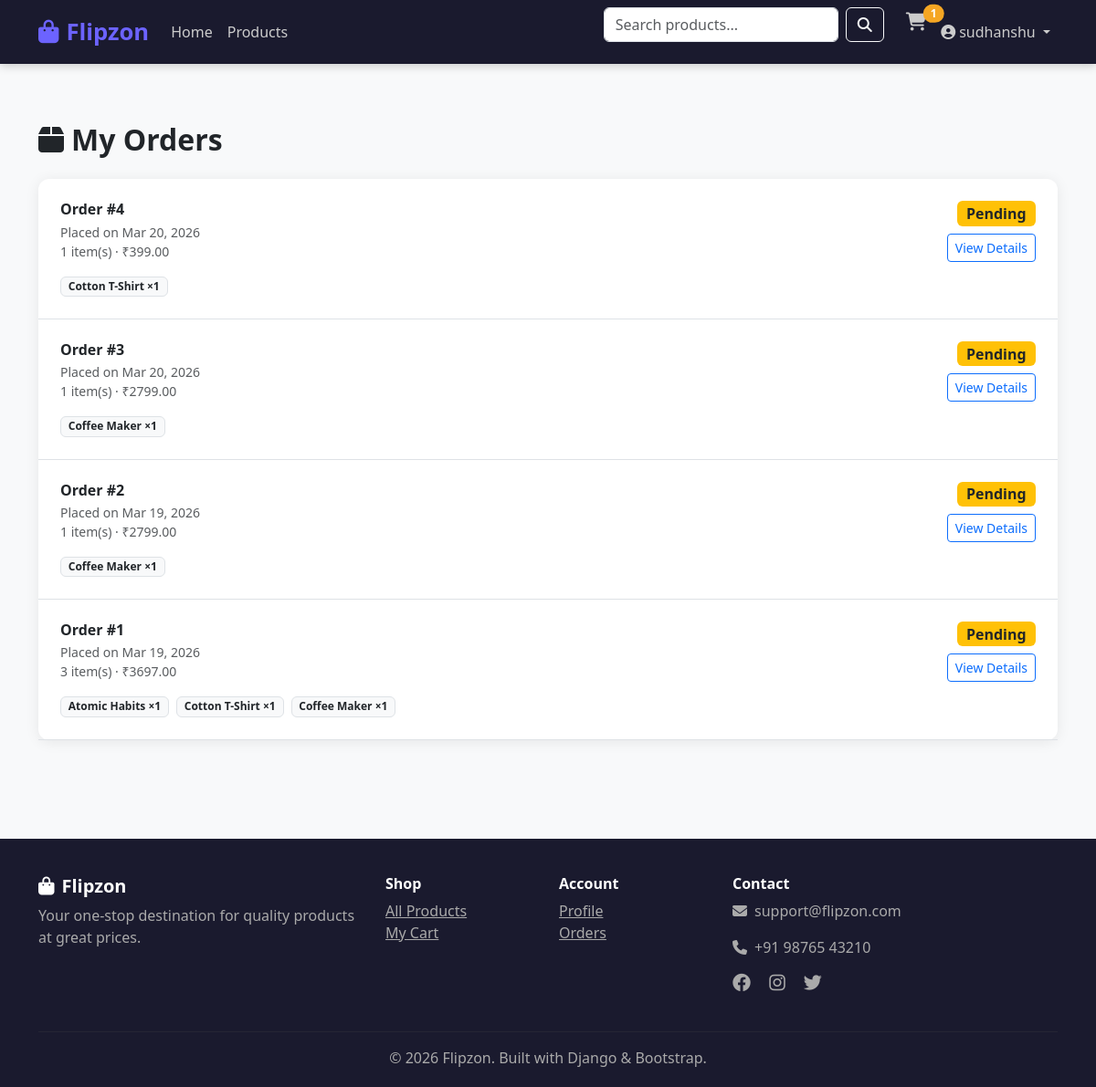
The page /orders/my-orders/ (signed in) on the database its author committed.
### orders/models.py (models this page shows, shortened)
class Order(models.Model):
    STATUS_CHOICES = [
        ('pending', 'Pending'),
        ('processing', 'Processing'),
        ('shipped', 'Shipped'),
        ('delivered', 'Delivered'),
        ('cancelled', 'Cancelled'),
    ]
    PAYMENT_CHOICES = [
        ('cod', 'Cash on Delivery'),
        ('online', 'Online Payment'),
    ]
    user = models.ForeignKey(User, on_delete=models.CASCADE, related_name='orders')
    status = models.CharField(max_length=20, choices=STATUS_CHOICES, default='pending')
    payment_method = models.CharField(max_length=20, choices=PAYMENT_CHOICES, default='cod')
    payment_status = models.BooleanField(default=False)
    total_amount = models.DecimalField(max_digits=10, decimal_places=2)
    full_name = models.CharField(max_length=200)
    email = models.EmailField()
    phone = models.CharField(max_length=15)
    address = models.TextField()
    city = models.CharField(max_length=100)
    state = models.CharField(max_length=100)
    pincode = models.CharField(max_length=10)
    created_at = models.DateTimeField(auto_now_add=True)
    updated_at = models.DateTimeField(auto_now=True)
    class Meta:
        ordering = ['-created_at']

class OrderItem(models.Model):
    order = models.ForeignKey(Order, on_delete=models.CASCADE, related_name='items')
    product = models.ForeignKey(Product, on_delete=models.SET_NULL, null=True)
    product_name = models.CharField(max_length=200)
    price = models.DecimalField(max_digits=10, decimal_places=2)
    quantity = models.PositiveIntegerField()

### orders/views.py (the view)
# urls.py: path('my-orders/', views.order_list, name='order_list'),
@login_required
def order_list(request):
    orders = Order.objects.filter(user=request.user)
    return render(request, 'orders/order_list.html', {'orders': orders})

### cart/context_processors.py (called while the page is built)
def cart_count(request):
    count = 0
    try:
        if request.user.is_authenticated:
            cart = Cart.objects.filter(user=request.user).first()
        else:
            session_key = request.session.session_key
            cart = Cart.objects.filter(session_key=session_key).first() if session_key else None
        if cart:
            count = cart.total_items
    except Exception:
        pass
    return {'cart_count': count}

### cart/models.py (called while the page is built)
    @property
    def total_items(self):
        return sum(item.quantity for item in self.items.all())

### templates/orders/order_list.html (shortened to what this page needs)
{% extends 'base.html' %}
{% block content %}
<div class="container py-5">
    <h2 class="fw-bold mb-4"><i class="fas fa-box me-2"></i>My Orders</h2>
    {% if orders %}
    <div class="card">
        <div class="card-body p-0">
            {% for order in orders %}
            <div class="p-4 border-bottom">
                <div class="d-flex justify-content-between align-items-start flex-wrap gap-3">
                    <div>
                        <h6 class="fw-bold mb-1">Order #{{ order.id }}</h6>
                        <small class="text-muted">Placed on {{ order.created_at|date:"M d, Y" }}</small><br>
                        <small class="text-muted">{{ order.items.count }} item(s) · ₹{{ order.total_amount }}</small>
                    </div>
                    <div class="text-end">
                        {% if order.status == 'pending' %}<span class="badge bg-warning text-dark fs-6">Pending</span>
                        {% elif order.status == 'processing' %}<span class="badge bg-info fs-6">Processing</span>
                        {% elif order.status == 'shipped' %}<span class="badge bg-primary fs-6">Shipped</span>
                        {% elif order.status == 'delivered' %}<span class="badge bg-success fs-6">Delivered</span>
                        {% elif order.status == 'cancelled' %}<span class="badge bg-danger fs-6">Cancelled</span>
                        {% endif %}
                        <br>
                        <a href="{% url 'orders:order_detail' order.id %}" class="btn btn-sm btn-outline-primary mt-2">View Details</a>
                    </div>
                </div>
                <div class="mt-3 d-flex gap-2 flex-wrap">
                    {% for item in order.items.all|slice:":3" %}
                    <span class="badge bg-light text-dark border">{{ item.product_name }} ×{{ item.quantity }}</span>
                    {% endfor %}
                </div>
            </div>
            {% endfor %}
        </div>
    </div>
    {% endif %}
</div>
{% endblock %}

### templates/base.html (shortened to what this page needs)
<head>
    {% load static %}
    <link href="https://cdn.jsdelivr.net/npm/bootstrap@5.3.0/dist/css/bootstrap.min.css" rel="stylesheet">
    <link href="https://cdnjs.cloudflare.com/ajax/libs/font-awesome/6.4.0/css/all.min.css" rel="stylesheet">
    <link rel="stylesheet" href="{% static 'css/style.css' %}">
</head>
<body>
<nav class="navbar navbar-expand-lg navbar-dark sticky-top">
    <div class="container">
        <a class="navbar-brand" href="{% url 'store:home' %}">
            <i class="fas fa-shopping-bag me-2"></i>Flipzon
        </a>
        <div class="collapse navbar-collapse" id="navMenu">
            <ul class="navbar-nav me-auto">
                <li class="nav-item"><a class="nav-link" href="{% url 'store:home' %}">Home</a></li>
                <li class="nav-item"><a class="nav-link" href="{% url 'store:product_list' %}">Products</a></li>
            </ul>
            <form class="d-flex me-3" action="{% url 'store:product_list' %}" method="get">
                <input class="form-control me-2" type="search" name="q" placeholder="Search products..." value="{{ request.GET.q }}">
                <button class="btn btn-outline-light" type="submit"><i class="fas fa-search"></i></button>
            </form>
            <ul class="navbar-nav">
                <li class="nav-item">
                    <a class="nav-link position-relative" href="{% url 'cart:detail' %}">
                        <i class="fas fa-shopping-cart fa-lg"></i>
                        {% if cart_count > 0 %}
                        <span class="position-absolute top-0 start-100 translate-middle badge rounded-pill badge-cart">{{ cart_count }}</span>
                        {% endif %}
                    </a>
                </li>
                {% if user.is_authenticated %}
                <li class="nav-item dropdown">
                    <a class="nav-link dropdown-toggle" href="#" data-bs-toggle="dropdown">
                        <i class="fas fa-user-circle me-1"></i>{{ user.username }}
                    </a>
                </li>
                {% else %}
                <li class="nav-item"><a class="nav-link" href="{% url 'accounts:login' %}">Login</a></li>
                <li class="nav-item"><a class="btn btn-primary ms-2" href="{% url 'accounts:register' %}">Register</a></li>
                {% endif %}
            </ul>
        </div>
    </div>
</nav>
{% block content %}{% endblock %}
<footer class="footer">
    <div class="container">
        <div class="row">
            <div class="col-md-4 mb-4">
                <h5 class="text-white fw-bold"><i class="fas fa-shopping-bag me-2"></i>Flipzon</h5>
                <p>Your one-stop destination for quality products at great prices.</p>
            </div>
            <div class="col-md-2 mb-4">
                <h6 class="text-white fw-bold">Shop</h6>
                <ul class="list-unstyled">
                    <li><a href="{% url 'store:product_list' %}">All Products</a></li>
                    <li><a href="{% url 'cart:detail' %}">My Cart</a></li>
                </ul>
            </div>
            <div class="col-md-2 mb-4">
                <h6 class="text-white fw-bold">Account</h6>
                <ul class="list-unstyled">
                    {% if user.is_authenticated %}
                    <li><a href="{% url 'accounts:profile' %}">Profile</a></li>
                    <li><a href="{% url 'orders:order_list' %}">Orders</a></li>
                    {% else %}
                    <li><a href="{% url 'accounts:login' %}">Login</a></li>
                    <li><a href="{% url 'accounts:register' %}">Register</a></li>
                    {% endif %}
                </ul>
            </div>
            <div class="col-md-4 mb-4">
                <h6 class="text-white fw-bold">Contact</h6>
                <p><i class="fas fa-envelope me-2"></i>support@flipzon.com</p>
                <p><i class="fas fa-phone me-2"></i>+91 98765 43210</p>
                <div class="mt-2">
                    <a href="#" class="me-3 fs-5"><i class="fab fa-facebook"></i></a>
                    <a href="#" class="me-3 fs-5"><i class="fab fa-instagram"></i></a>
                    <a href="#" class="me-3 fs-5"><i class="fab fa-twitter"></i></a>
                </div>
            </div>
        </div>
        <hr style="border-color:#444">
        <p class="text-center mb-0">&copy; 2026 Flipzon. Built with Django &amp; Bootstrap.</p>
    </div>
</footer>
</body>
</html>

### store/static/css/style.css (style rules this page uses)
body { font-family: 'Segoe UI', sans-serif; background: #f8f9fa; }
.navbar { background: var(--dark) !important; box-shadow: 0 2px 10px rgba(0,0,0,0.2); }
.navbar-brand { font-size: 1.6rem; font-weight: 800; color: var(--primary) !important; }
.navbar .nav-link { color: #ccc !important; transition: 0.3s; }
.card { border: none; border-radius: 12px; box-shadow: 0 2px 15px rgba(0,0,0,0.08); transition: 0.3s; }
.footer { background: var(--dark); color: #aaa; padding: 40px 0 20px; margin-top: 60px; }
.footer a { color: #aaa; }
.badge-cart { background: var(--secondary); color: #fff; }

### rows shown on the page
Order: id "4", created_at "Mar 20, 2026", items.count "1", total_amount "399.00", status "Pending"
OrderItem: product_name "Cotton T-Shirt", quantity "1"
Order: id "3", created_at "Mar 20, 2026", items.count "1", total_amount "2799.00", status "Pending"
OrderItem: product_name "Coffee Maker", quantity "1"
Order: id "2", created_at "Mar 19, 2026", items.count "1", total_amount "2799.00", status "Pending"
OrderItem: product_name "Coffee Maker", quantity "1"
Order: id "1", created_at "Mar 19, 2026", items.count "3", total_amount "3697.00", status "Pending"
OrderItem: product_name "Atomic Habits", quantity "1"
OrderItem: product_name "Cotton T-Shirt", quantity "1"
OrderItem: product_name "Coffee Maker", quantity "1"

### other values the page prints
{{ cart_count }} "1"
{{ user.username }} "sudhanshu"
